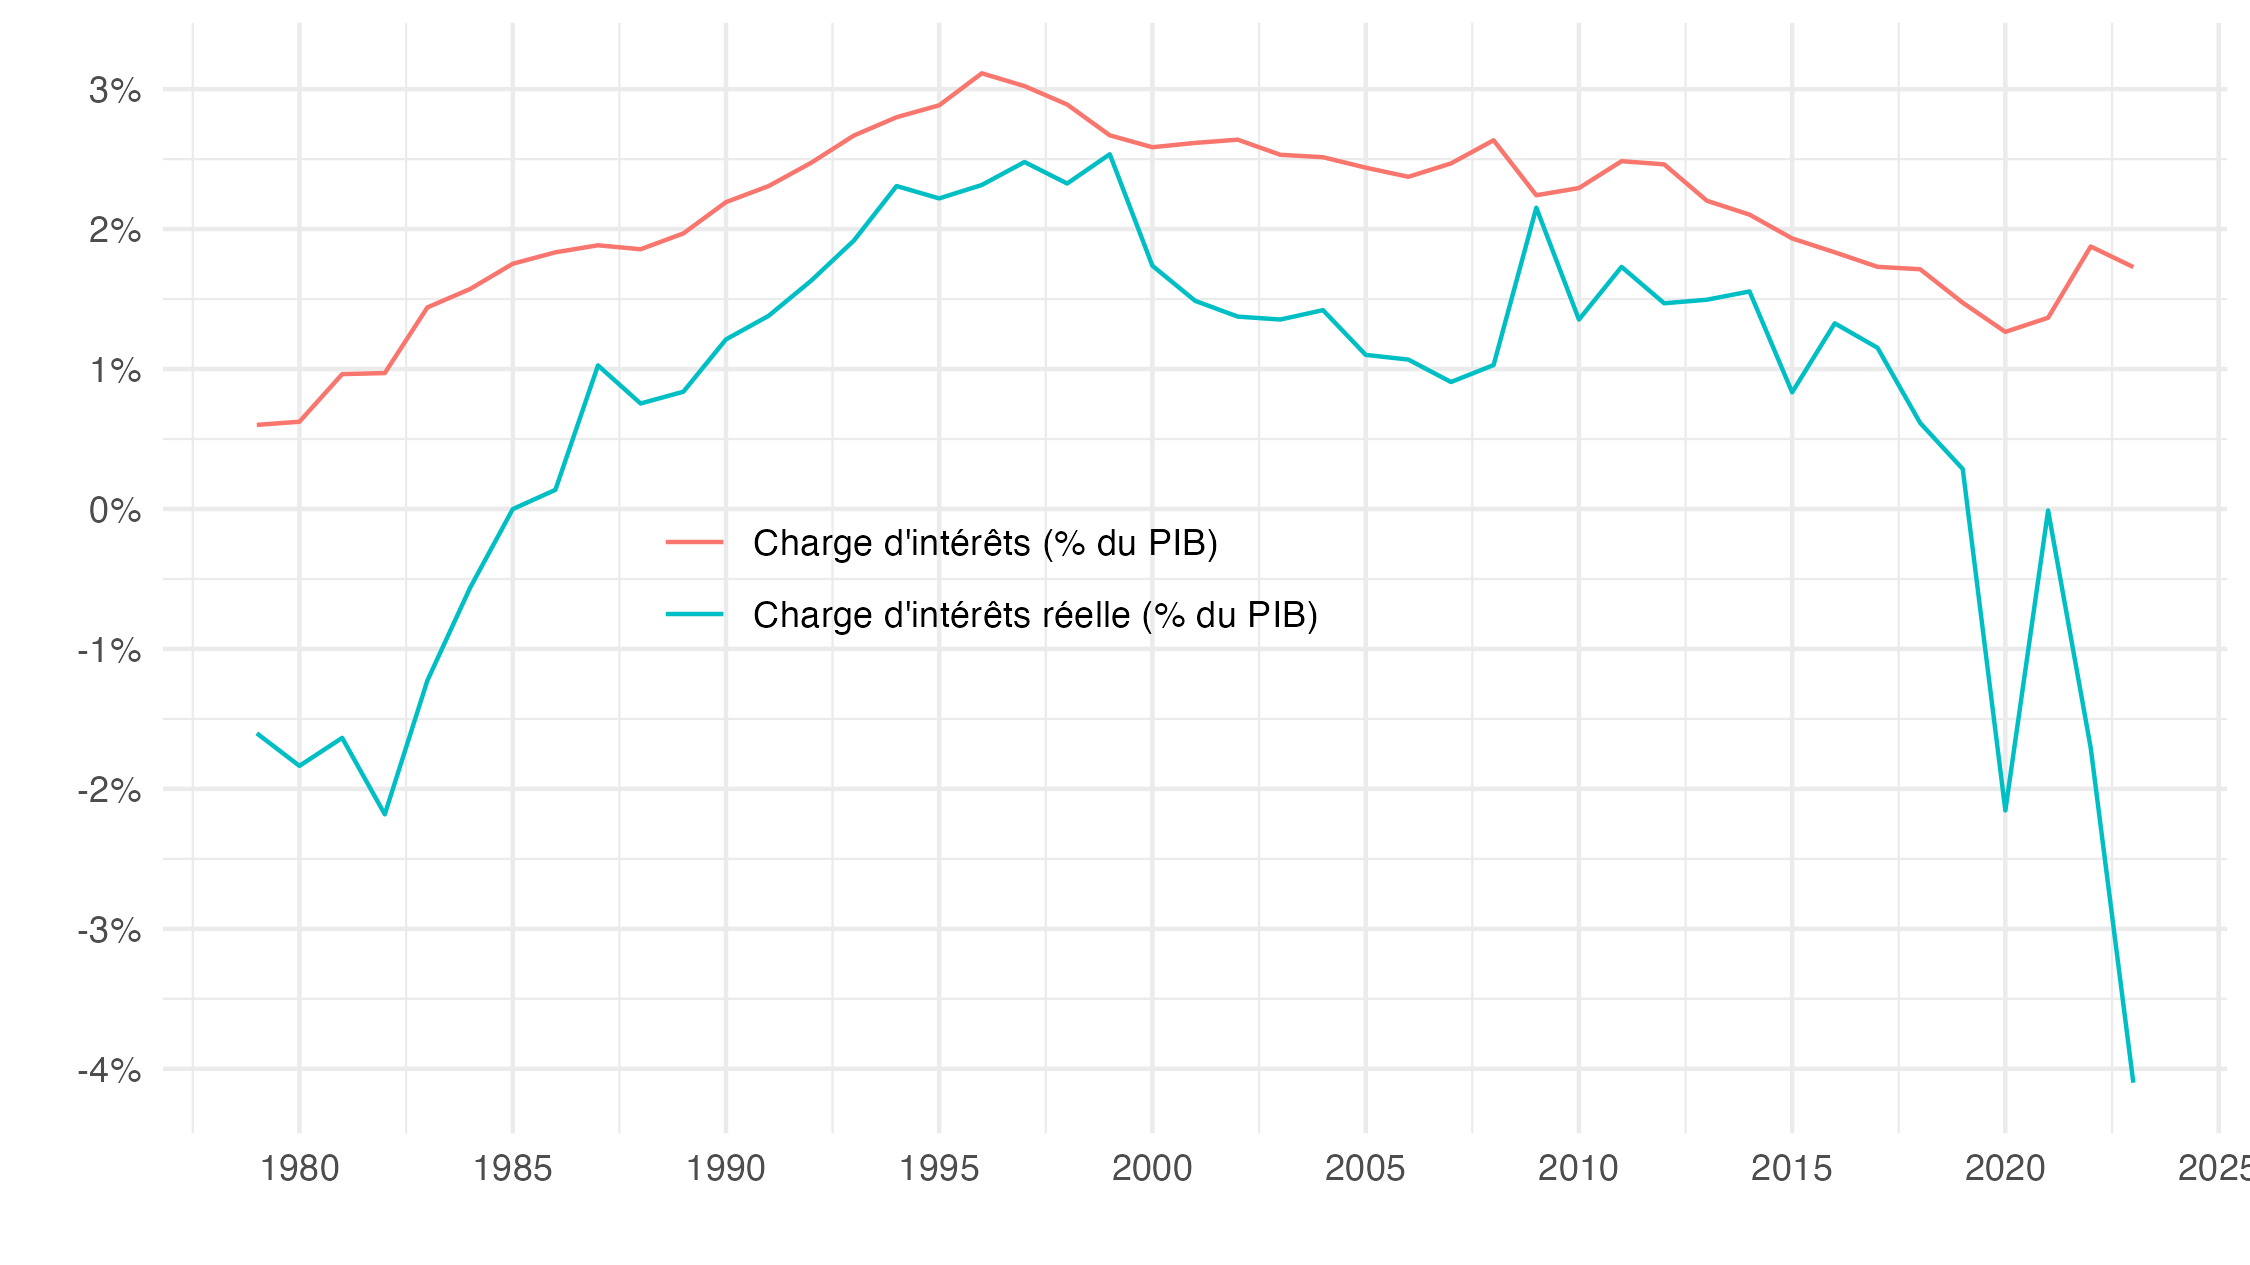

Source code (R):
library(tidyverse)
library(readxl)

# PIB --------

temp <- tempfile()

curl::curl_download("https://www.insee.fr/fr/statistiques/fichier/8068582/T_1101_1103.xlsx",
                    temp)

T_1101 <- read_excel(temp, sheet = "T_1101 en niveau", skip = 3) |>
  mutate(line = 1:n()) |>
  rename(variable = ...1, Variable = ...2) |>
  gather(year, value, -variable, -Variable, -line) |>
  filter(!is.na(value)) |>
  mutate(year = as.numeric(year))

PIB <- T_1101 |>
  filter(variable == "B1GQ") |>
  select(year, PIB = value)

unlink(temp)

# Deflateur du PIB ---------

temp <- tempfile()

curl::curl_download("https://www.insee.fr/fr/statistiques/fichier/8068582/T_1101_1103.xlsx",
                    temp)

T_1103 <- read_excel(temp, sheet = "T_1103 en évolution", skip = 3) |>
  mutate(line = 1:n()) |>
  rename(variable = ...1, Variable = ...2) |>
  gather(year, value, -variable, -Variable, -line) |>
  filter(!is.na(value)) |>
  mutate(year = as.numeric(year))

deflateur <- T_1103 |>
  filter(variable == "B1GQ") |>
  select(year, deflateur = value)

unlink(temp)

# Croissance réelle du PIB ---------

temp <- tempfile()

curl::curl_download("https://www.insee.fr/fr/statistiques/fichier/8068582/T_1101_1103.xlsx",
                    temp)

T_1102 <- read_excel(temp, sheet = "T_1102 en évolution", skip = 3) |>
  mutate(line = 1:n()) |>
  rename(variable = ...1, Variable = ...2) |>
  gather(year, value, -variable, -Variable, -line) |>
  filter(!is.na(value)) |>
  mutate(year = as.numeric(year))

croissance_reelle <- T_1102 |>
  filter(variable == "B1GQ") |>
  select(year, croissance_reelle = value)

unlink(temp)

# Dette en % du PIB --------

temp <- tempfile()

curl::curl_download("https://www.insee.fr/fr/statistiques/fichier/8068622/t_3101.xlsx",
                    temp)

t_3101 <- read_excel(temp, skip = 2) |>
  mutate(line = 1:n()) |>
  rename(Variable = ...1) |>
  gather(year, value, -Variable, -line) |>
  filter(!is.na(value)) |>
  mutate(year = as.numeric(year))

dette_PIB <- t_3101 |>
  filter(line == 10) |>
  select(year, dette_PIB = value)

# Deficit en % du PIB --------

temp <- tempfile()

curl::curl_download("https://www.insee.fr/fr/statistiques/fichier/8068622/t_3106.xlsx",
                    temp)

t_3106 <- read_excel(temp, skip = 1) |>
  mutate(line = 1:n()) |>
  rename(Variable = ...1) |>
  gather(year, value, -Variable, -line) |>
  mutate(value = as.numeric(value)) |>
  filter(!is.na(value)) |>
  mutate(year = as.numeric(year))

deficit_PIB <- t_3106 |>
  filter(line == 10) |>
  select(year, deficit_PIB = value)

# Charge d'intérêt ----------

temp <- tempfile()

curl::curl_download("https://www.insee.fr/fr/statistiques/fichier/8068612/T_7301.xlsx",
                    temp)

T_7301 <- read_excel(temp, skip = 4, sheet = 2) |>
  mutate(line = 1:n()) |>
  rename(variable = ...1, Variable = ...2) |>
  gather(year, value, -variable, -Variable, -line) |>
  mutate(value = as.numeric(value)) |>
  filter(!is.na(value)) |>
  mutate(year = as.numeric(year))

charge_interets <- T_7301 |>
  filter(line %in% c(56, 47)) |>
  select(year, line, value) |>
  spread(line, value) |>
  transmute(year, charge_interets = `56` - `47`)

# Données ----------

figure2 <- PIB |>
  full_join(deflateur, by = "year") |>
  full_join(croissance_reelle, by = "year") |>
  full_join(dette_PIB, by = "year") |>
  full_join(deficit_PIB, by = "year") |>
  full_join(charge_interets, by = "year") |>
  mutate(taxe_inflationniste_PIB = dette_PIB*deflateur/100,
         taxe_inflationniste = taxe_inflationniste_PIB*PIB/100) |>
  filter(year >= 1978)


figure2 |>
  transmute(date = as.Date(paste0(year, "-01-01")),
            `Charge d'intérêts (% du PIB)` = charge_interets/PIB,
            `Charge d'intérêts réelle (% du PIB)` = charge_interets/PIB-taxe_inflationniste/PIB) |>
  gather(variable, value, -date) |>
  ggplot() + geom_line(aes(x = date, y = value, color = variable)) +
  theme_minimal() + xlab("") + ylab("") +
  theme(legend.title = element_blank(),
        legend.position = c(0.4, 0.5)) +
  scale_x_date(breaks = as.Date(paste0(seq(1978, 2100, 5), "-01-01")),
               labels = scales::date_format("%Y")) +
  scale_y_continuous(breaks = 0.01*seq(-100, 100, 1),
                     labels = scales::percent_format(accuracy = 1))

save(figure2, file = "figure2.rds")

ggsave("figure2.png", width = 1.25*6, height = 1.25*3.375)
ggsave("figure2.pdf", width = 1.25*6, height = 1.25*3.375)




